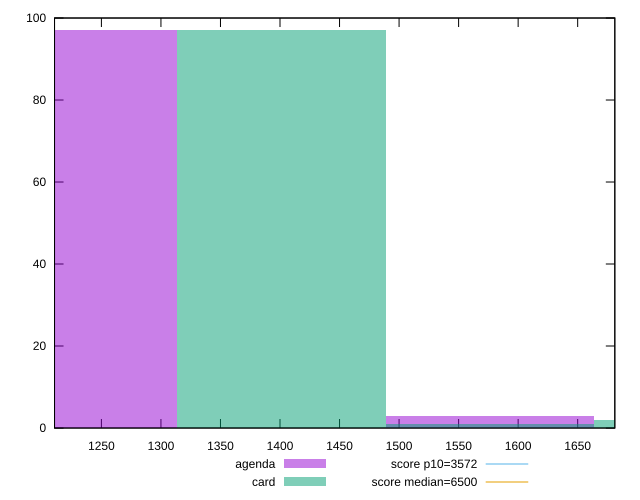

Recreate this plot in gnuplot.
reset

$agenda <<EOF
1576.436391249817 3
1226.1171931943022 97
EOF

$card <<EOF
1576.436391249817 1
1401.2767922220596 97
1751.5959902775744 2
EOF

set key outside below
set boxwidth 175.15959902775745
set xrange [1210.6347:1681.1979999999999]
set yrange [0:100]
set trange [0:100]
set style fill transparent solid 0.5 noborder

set parametric
set terminal svg size 640, 500 enhanced background rgb 'white'
set output "reports/report_00032_2021-02-25T10-28-15.087Z/first-cpu-idle/comparison/histogram/1_vs_2.svg"

plot $agenda title "agenda" with boxes, \
     $card title "card" with boxes, \
     3572,t title "score p10=3572", \
     6500,t title "score median=6500"

reset
